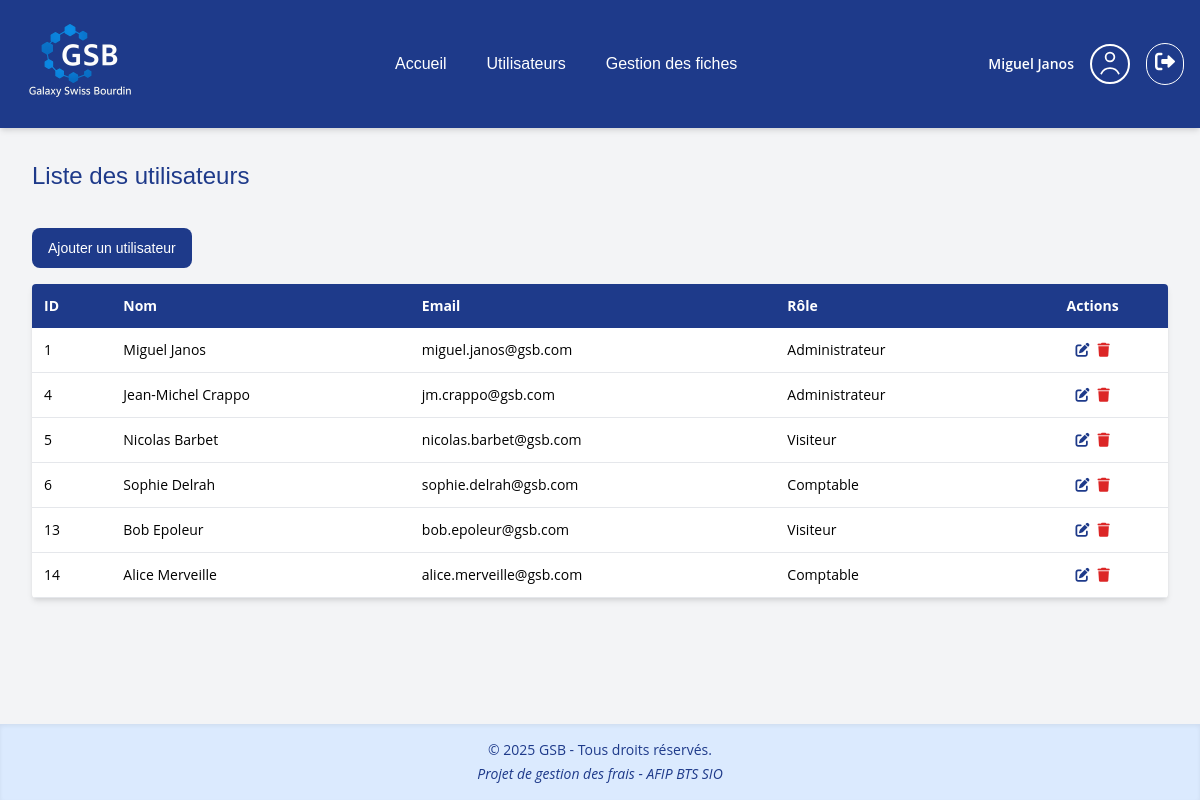
Screenshot of /Gestion_des_frais/index.php (signed in) with the database file from the repository.
### tables this page shows
CREATE TABLE `users` (
  `id_user` int(11) NOT NULL,
  `user_firstname` varchar(30) NOT NULL,
  `user_lastname` varchar(30) NOT NULL,
  `user_email` varchar(40) NOT NULL,
  `user_password` varchar(255) NOT NULL,
  `id_role` int(11) NOT NULL
);

CREATE TABLE `roles` (
  `id_role` int(11) NOT NULL,
  `role` varchar(25) NOT NULL
);

### Gestion_des_frais/views/users/gestion_usr.php (the view, shortened to what this page needs)
<?php
require_once __DIR__ . '/../../pdo/bdd.php';
$search = $cnx->query("
    SELECT users.id_user, users.user_firstname, users.user_lastname, users.user_email, roles.role
    FROM users
    LEFT JOIN roles ON users.id_role = roles.id_role
    ORDER BY users.id_user ASC
")->fetchAll();
?>
<!DOCTYPE html>
<html lang="fr">
<head>
  <link href="https://cdn.jsdelivr.net/npm/tailwindcss@2.2.19/dist/tailwind.min.css" rel="stylesheet">
  <link rel="stylesheet" href="https://cdnjs.cloudflare.com/ajax/libs/font-awesome/6.0.0-beta3/css/all.min.css">
  <link rel="stylesheet" href="../../public/css/style.css">
</head>
<body class="page-admin bg-gray-100 font-body">
  <?php include('../../includes/menu_admin.php'); ?>
    <div class="p-8">
    <h1 class="text-2xl text-gsb-blue font-title mb-9">Liste des utilisateurs</h1>
    <div class="mb-4">
        <button id="openModalBtn" class="btn-primary">
        Ajouter un utilisateur
        </button>
    </div>
    <table class="w-full border-collapse shadow-md rounded overflow-hidden bg-white text-sm font-body">
        <thead class="bg-gsb-blue text-white">
        <tr>
            <th class="p-3 text-left">ID</th>
            <th class="p-3 text-left">Nom</th>
            <th class="p-3 text-left">Email</th>
            <th class="p-3 text-left">Rôle</th>
            <th class="p-3 text-center">Actions</th>
        </tr>
        </thead>
        <tbody>
        <?php foreach($search as $data): ?>
            <tr class="border-b hover:bg-gray-50 transition">
            <td class="p-3"><?= $data['id_user'] ?></td>
            <td class="p-3"><?= htmlspecialchars($data['user_firstname'] . ' ' . $data['user_lastname']) ?></td>
            <td class="p-3"><?= htmlspecialchars($data['user_email']) ?></td>
            <td class="p-3"><?= htmlspecialchars($data['role']) ?></td>
            <td class="p-3 flex justify-center items-center space-x-2">
                <button class="edit-btn text-gsb-blue font-bold" data-id="<?= $data['id_user']; ?>" title="Modifier">
                <i class="fas fa-edit"></i>
                </button>
                <button class="delete-btn text-red-600 font-bold" data-id="<?= $data['id_user']; ?>" title="Supprimer">
                <i class="fas fa-trash"></i>
                </button>
            </td>
            </tr>
        <?php endforeach; ?>
        </tbody>
    </table>
    </div>
  <?php include('../../includes/footer.php'); ?>
</body>
</html>

### Gestion_des_frais/public/css/style.css (style rules this page uses)
.font-title { font-family: 'Rajdhani', sans-serif; }
.font-body { font-family: 'Open Sans', sans-serif; }
.btn-primary { height: 40px; padding: 0 1rem; font-size: 0.875rem; font-family: 'Rubik', sans-serif; font-weight: 500; background-color: var(--gsb-blue); color: white; border: none; border-radius: 0.5rem; cursor: pointer; transition: background-color 0.3s ease; }
:root { --gsb-blue-dark: #0D1C2E; --gsb-blue: #1E3A8A; --gsb-blue-light: #3B82F6; --gsb-hover: #facc15; }
.bg-gsb-blue { background-color: var(--gsb-blue); }
.text-gsb-blue { color: var(--gsb-blue); }
html, body { height: 100%; }
body { display: flex; flex-direction: column; }

### rows the page displays
users: id_user "1", user_firstname+user_lastname "Miguel Janos", user_email "miguel.janos@gsb.com", id_role.role "Administrateur"
users: id_user "4", user_firstname+user_lastname "Jean-Michel Crappo", user_email "jm.crappo@gsb.com", id_role.role "Administrateur"
users: id_user "5", user_firstname+user_lastname "Nicolas Barbet", user_email "nicolas.barbet@gsb.com", id_role.role "Visiteur"
users: id_user "6", user_firstname+user_lastname "Sophie Delrah", user_email "sophie.delrah@gsb.com", id_role.role "Comptable"
users: id_user "13", user_firstname+user_lastname "Bob Epoleur", user_email "bob.epoleur@gsb.com", id_role.role "Visiteur"
users: id_user "14", user_firstname+user_lastname "Alice Merveille", user_email "alice.merveille@gsb.com", id_role.role "Comptable"

### other values shown
$_SESSION['user']['firstname'] . ' ' . $_SESSION['user']['lastname'] "Miguel Janos"
